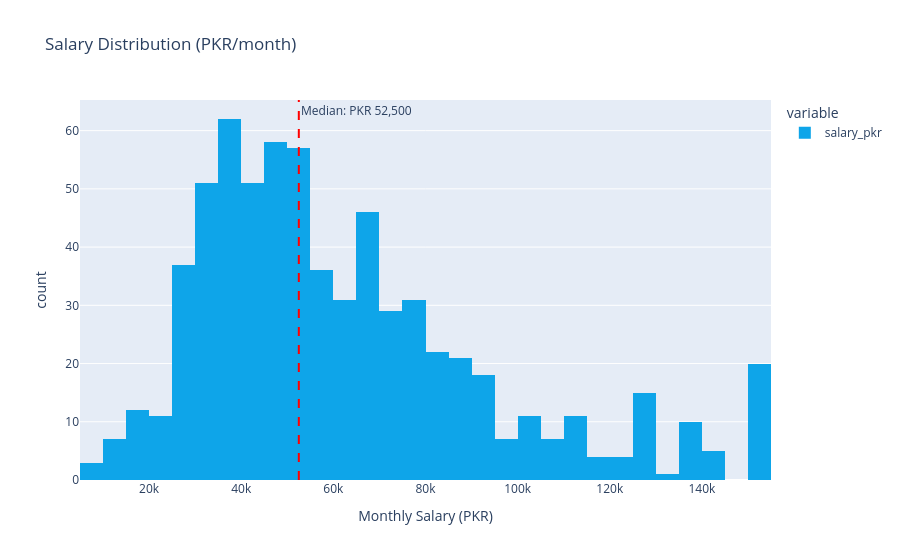

Notebook code cell kept with this figure:
### Code cell
# Salary Distribution 
sal_data = df['salary_pkr'].dropna()

fig = px.histogram(
    sal_data,
    nbins=40,
    title='Salary Distribution (PKR/month)',
    labels={'value': 'Monthly Salary (PKR)', 'count': 'Number of Jobs'},
    color_discrete_sequence=['#0EA5E9']
)
fig.add_vline(
    x=sal_data.median(), line_dash='dash', line_color='red',
    annotation_text=f'Median: PKR {sal_data.median():,.0f}',
    annotation_position='top right'
)
fig.show()

### Figure 1 — Plotly figure (JSON) as saved in the notebook; plotly's stock layout.template omitted (floating-point values rounded to 4 significant figures; data arrays with more than 128 entries replaced by an {"elided": "..."} marker saying what was removed)
{"data": [{"bingroup": "x", "hovertemplate": "variable=salary_pkr<br>Monthly Salary (PKR)=%{x}<br>count=%{y}<extra></extra>", "legendgroup": "salary_pkr", "marker": {"color": "#0EA5E9", "pattern": {"shape": ""}}, "name": "salary_pkr", "nbinsx": 40, "orientation": "v", "showlegend": true, "type": "histogram", "x": {"elided": "678 float values"}, "xaxis": "x", "yaxis": "y"}], "layout": {"annotations": [{"showarrow": false, "text": "Median: PKR 52,500", "x": 52500, "xanchor": "left", "xref": "x", "y": 1, "yanchor": "top", "yref": "y domain"}], "barmode": "relative", "legend": {"title": {"text": "variable"}, "tracegroupgap": 0}, "shapes": [{"line": {"color": "red", "dash": "dash"}, "type": "line", "x0": 52500, "x1": 52500, "xref": "x", "y0": 0, "y1": 1, "yref": "y domain"}], "title": {"text": "Salary Distribution (PKR/month)"}, "xaxis": {"anchor": "y", "domain": [0, 1], "title": {"text": "Monthly Salary (PKR)"}}, "yaxis": {"anchor": "x", "domain": [0, 1], "title": {"text": "count"}}}}
